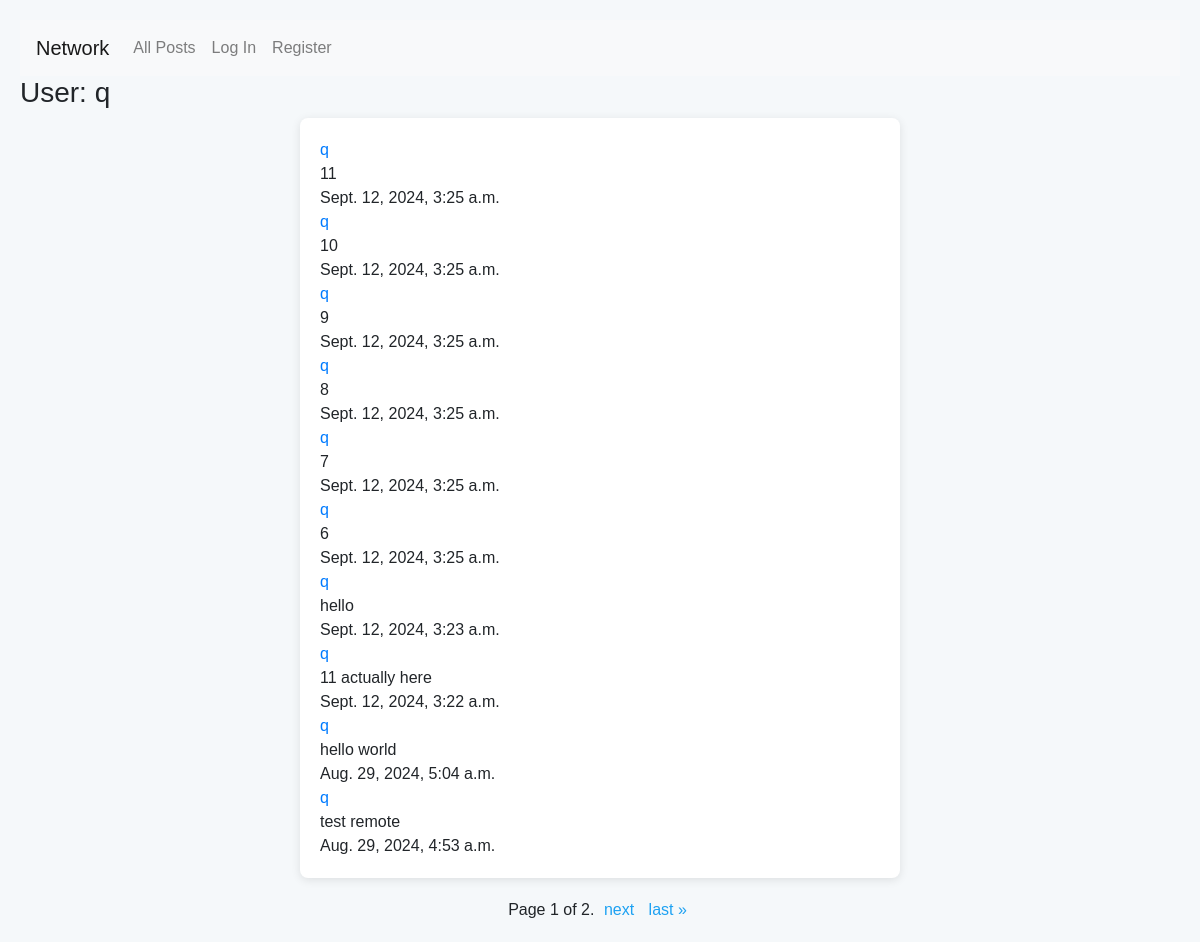
Page /profileView/q on the earlier database version.
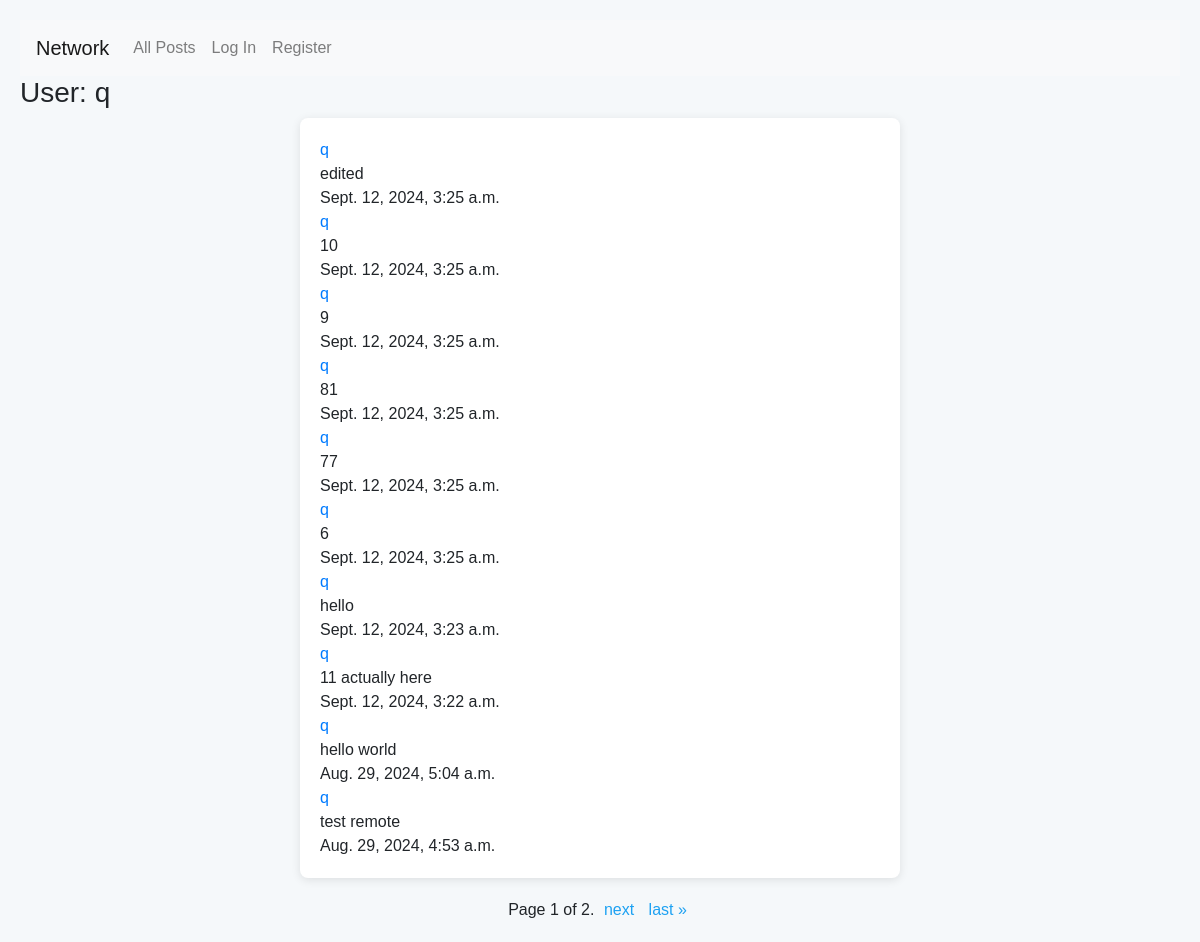
Same page on the later database version.
### network/models.py (models this page shows, shortened)
class Post(models.Model):
    user = models.ForeignKey("User", on_delete=models.CASCADE, related_name="poster")
    body = models.TextField(blank=True)
    timestamp = models.DateTimeField(auto_now_add=True)
    edited = models.BooleanField(default=False)
    likeUser = models.TextField(blank=True)
    likeCount = models.PositiveIntegerField(default=0)

class User(AbstractUser):
    followers = models.TextField(blank=True)
    following = models.TextField(blank=True)

### network/views.py (the view)
# urls.py: path("profileView/<str:user>", views.profileView, name="profileView"),
def profileView(request, user):
    posts = Post.objects.filter(user__username = user).order_by("-timestamp").all()
    try:
        currentUser = get_object_or_404(User, username=request.user)
        followingList = currentUser.following.split(",")
    except:
        currentUser = "Guest"
        followingList = "None"
    p = Paginator(posts, 10)
    page_number = request.GET.get('page')
    page_obj = p.get_page(page_number)
    user = get_object_or_404(User, username=user)
    return render(request, "network/profile.html",{
        "page_obj": page_obj,
        "Profileuser": user,
        "currentUser": currentUser,
        "followingList": followingList
    })

### network/templates/network/profile.html (shortened to what this page needs)
{% extends "network/layout.html" %}
{% load static %}
{% block body %}
    <h3>User: {{Profileuser.username}}</h3>
    <div id="posts">
        {% for post in page_obj %}
        <div>
            <a id="userProfile" href="{% url 'profileView' post.user %}">{{post.user}}</a>
            <div>{{post.body}}</div>
            <div>{{post.timestamp}}</div>
        </div>
        {% endfor %}
    </div>
    <div class="pagination">
        <span class="step-links">
            <span class="current">
                Page {{ page_obj.number }} of {{ page_obj.paginator.num_pages }}.
            </span>
            {% if page_obj.has_next %}
                <a href="?page={{ page_obj.next_page_number }}">next</a>
                <a href="?page={{ page_obj.paginator.num_pages }}">last &raquo;</a>
            {% endif %}
        </span>
    </div>
{% endblock %}

Differences in the rows shown:
changed Post: body "11" → "edited"
changed Post (number 4 of 10 on the later page): body "8" → "81"
changed Post (number 5 of 10 on the later page): body "7" → "77"
